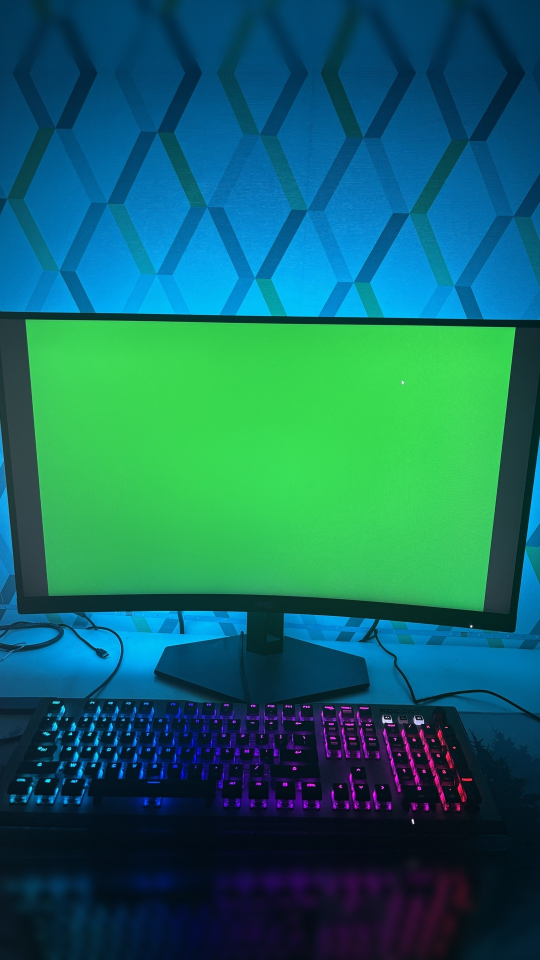
#> input picture video/pub-pmsb-gestion/assets/photo.jpg, 1080 x 1920 px (shown at 1/2 size)
$ python detect-screen.py ../assets/photo.jpg
#> lines starting #> are read from the running program, lines starting #| are printed output that depends on the picture; after the words box and inside, x2 and y2 are one past the last pixel; in counts of white or black regions, pixels touching at a corner belong together
"""Retrouve l'écran vert de la photo et écrit ses 4 coins dans assets/screen.json.

    python3 -I scripts/detect-screen.py [assets/photo.jpg] [assets/screen.json] [--debug apercu.jpg] [--grow 2]

Méthode (numpy + Pillow seulement) :
1. masque des pixels nettement verts (vert dominant, fond vert pur 0,177,64 sur l'écran) ;
2. plus grande zone verte d'un seul tenant (l'écran) ;
3. coins approchés par les extrêmes (x + y, x − y), puis une droite ajustée sur chaque bord
   (moindres carrés robustes, coins arrondis et encoche de l'écran écartés) ;
4. écran incurvé : sur chaque bord, l'écart à la droite est ajusté par d = e + 4·b·t(1 − t)
   (e décale la droite, b est la flèche au milieu, en px, positive vers l'extérieur) ;
5. les 4 coins sont les intersections des droites, agrandis de --grow px pour couvrir le liseré vert.
La photo est remise à l'endroit si son EXIF indique une rotation (le navigateur ferait pareil).
"""
import json
import os
import sys
from collections import deque

import numpy as np
from PIL import Image, ImageDraw, ImageFilter, ImageOps

HERE = os.path.dirname(os.path.abspath(__file__))
args = [a for a in sys.argv[1:]]
opt = {}
for k in ('--debug', '--grow'):
    if k in args:
        i = args.index(k); opt[k] = args[i + 1]; del args[i:i + 2]
SRC = args[0] if len(args) > 0 else os.path.join(HERE, '..', 'assets', 'photo.jpg')
OUT = args[1] if len(args) > 1 else os.path.join(HERE, '..', 'assets', 'screen.json')
GROW = float(opt.get('--grow', 2))

im = Image.open(SRC)
#> im is the input picture: PIL image 1080x1920 RGB; mean R, G, B 20.8, 102.7, 100.5
up = ImageOps.exif_transpose(im)
if up.size != im.size or (im.getexif().get(274, 1) not in (1, None)):
    up.convert('RGB').save(SRC, quality=95)
    print('photo remise à l\'endroit (EXIF)')
im = up.convert('RGB')
W, H = im.size
#> W = 1080; H = 1920
a = np.asarray(im).astype(np.int32)
r, g, b = a[..., 0], a[..., 1], a[..., 2]
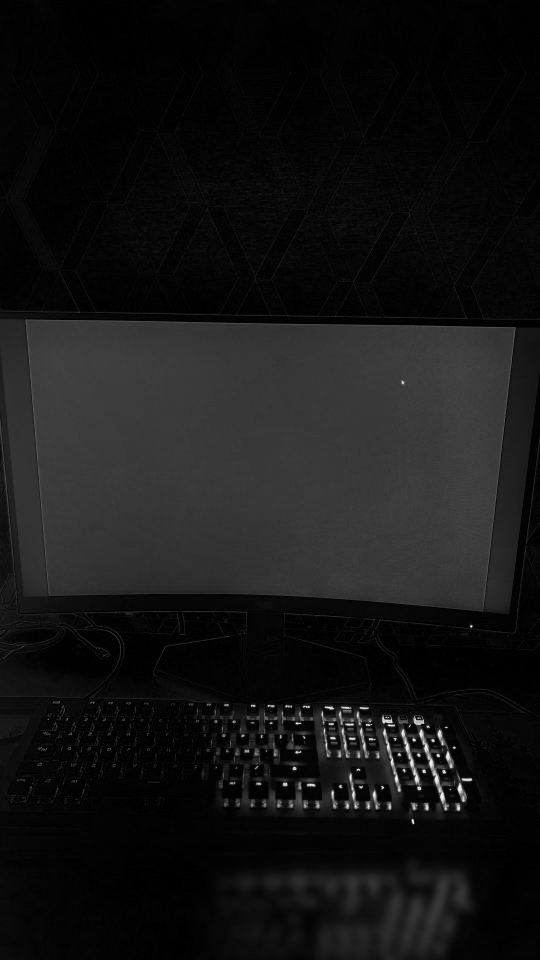
#> r: shape (1920, 1080) int32 (shown at 1/2 size); min 0, max 255, mean 20.8
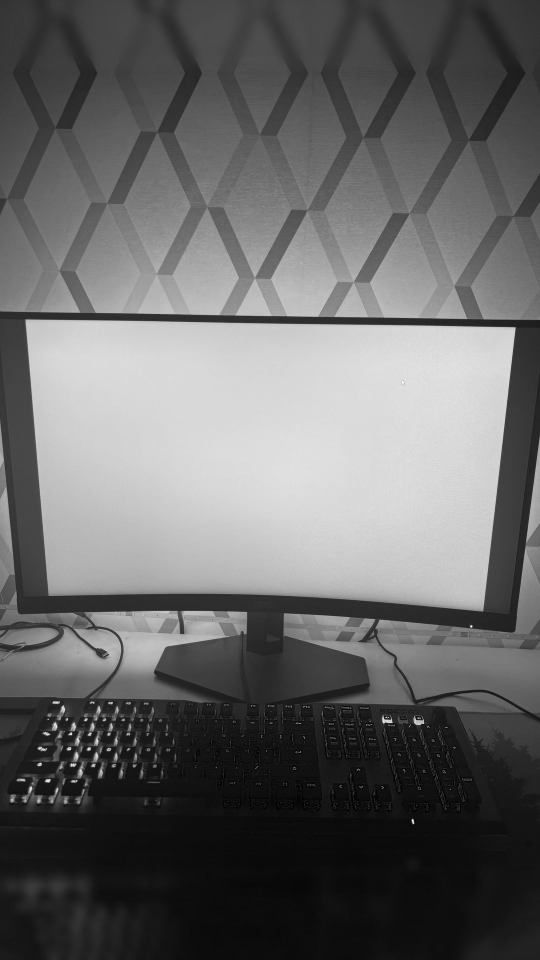
#> g: shape (1920, 1080) int32 (shown at 1/2 size); min 0, max 255, mean 102.7
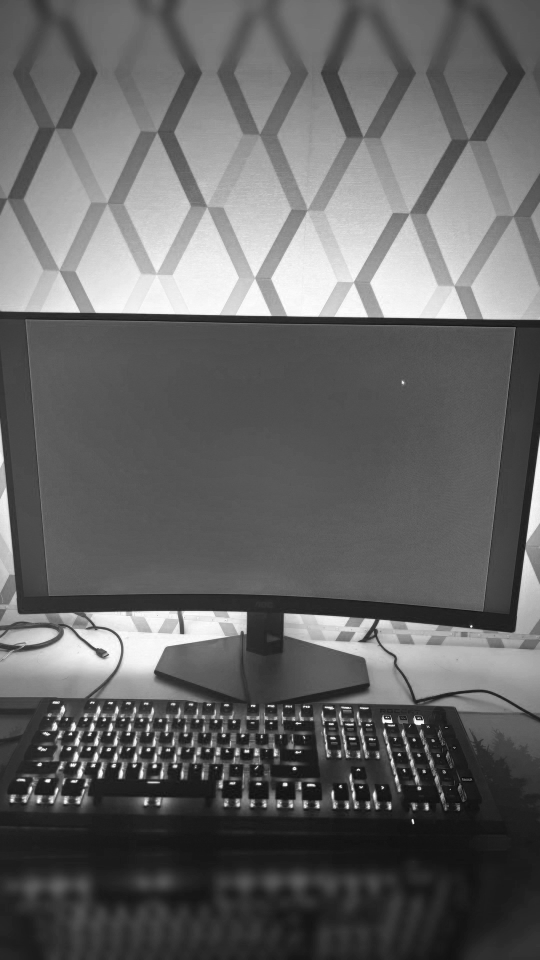
#> b: shape (1920, 1080) int32 (shown at 1/2 size); min 0, max 255, mean 100.5
mask = (g > 70) & (g - np.maximum(r, b) > np.maximum(35, 0.28 * g))
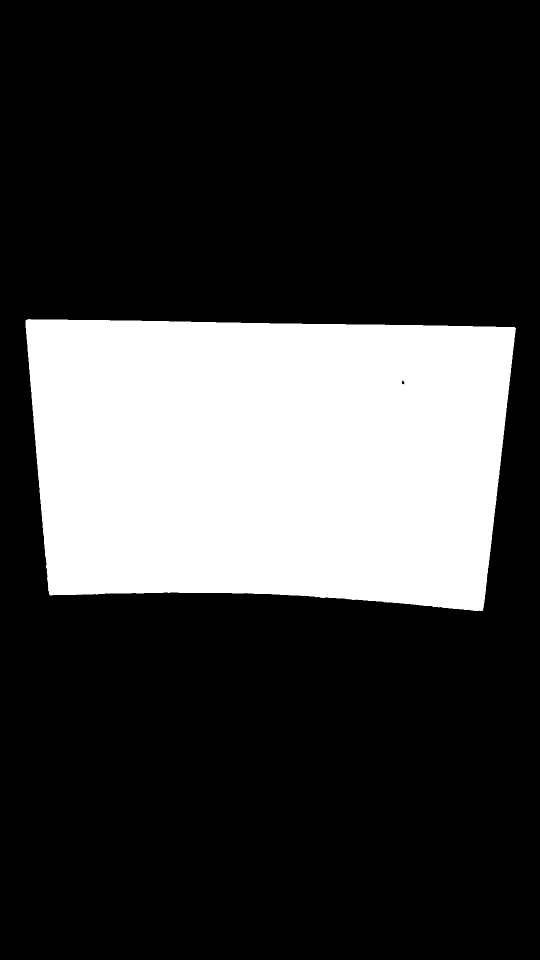
#> mask: shape (1920, 1080) bool (shown at 1/2 size); 24.6% white; 1 white region, box (x1, y1, x2, y2) and area: (51, 638, 1032, 1222) 509450
# nettoyage : ouverture puis fermeture
m = Image.fromarray((mask * 255).astype(np.uint8))
m = m.filter(ImageFilter.MinFilter(5)).filter(ImageFilter.MaxFilter(5)).filter(ImageFilter.MaxFilter(5)).filter(ImageFilter.MinFilter(5))
#> m: PIL image 1080x1920 L; 24.6% white; 1 white region, box (x1, y1, x2, y2) and area: (51, 639, 1031, 1222) 509410
mask = np.asarray(m) > 127
if mask.sum() < 0.02 * W * H:
    sys.exit('Écran vert introuvable : la photo doit montrer l\'écran rempli de vert (0, 177, 64).')

# plus grande zone d'un seul tenant (sur une version réduite, puis ramenée à pleine résolution)
k = max(1, round(max(W, H) / 480))
#> k = 4
small = mask[::k, ::k]
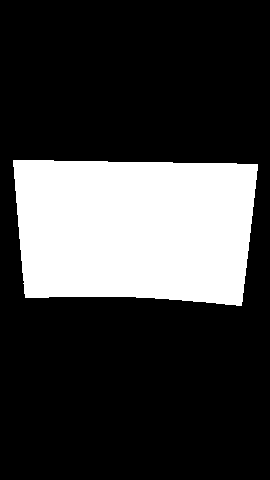
#> small: shape (480, 270) bool; 24.6% white; 1 white region, box (x1, y1, x2, y2) and area: (13, 160, 258, 306) 31847
lab = np.zeros(small.shape, np.int32)
best, best_n, cur = 0, 0, 0
for sy, sx in zip(*np.nonzero(small)):
    if lab[sy, sx]:
        continue
    cur += 1; n = 0
    q = deque([(sy, sx)]); lab[sy, sx] = cur
    while q:
        yy, xx = q.popleft(); n += 1
        for dy, dx in ((1, 0), (-1, 0), (0, 1), (0, -1)):
            ny, nx = yy + dy, xx + dx
            if 0 <= ny < small.shape[0] and 0 <= nx < small.shape[1] and small[ny, nx] and not lab[ny, nx]:
                lab[ny, nx] = cur; q.append((ny, nx))
    if n > best_n:
        best, best_n = cur, n
#> this loop made 31847 passes
#> (sy, sx, cur, best, best_n) on pass 1: (160, 13, 1, 1, 31847)
#> (sy, sx) on passes 2 to 7: (160, 14), (160, 15), (160, 16), (160, 17), (160, 18), (160, 19)
#> after the loop, best = 1; best_n = 31847; cur = 1
comp = np.kron(lab == best, np.ones((k, k), bool))[:H, :W]
#> comp: shape (1920, 1080) bool; 24.6% white; 1 white region, box (x1, y1, x2, y2) and area: (52, 640, 1032, 1224) 509552
comp = np.pad(comp, ((0, max(0, H - comp.shape[0])), (0, max(0, W - comp.shape[1]))))[:H, :W]
comp = Image.fromarray((comp * 255).astype(np.uint8)).filter(ImageFilter.MaxFilter(2 * k + 1))
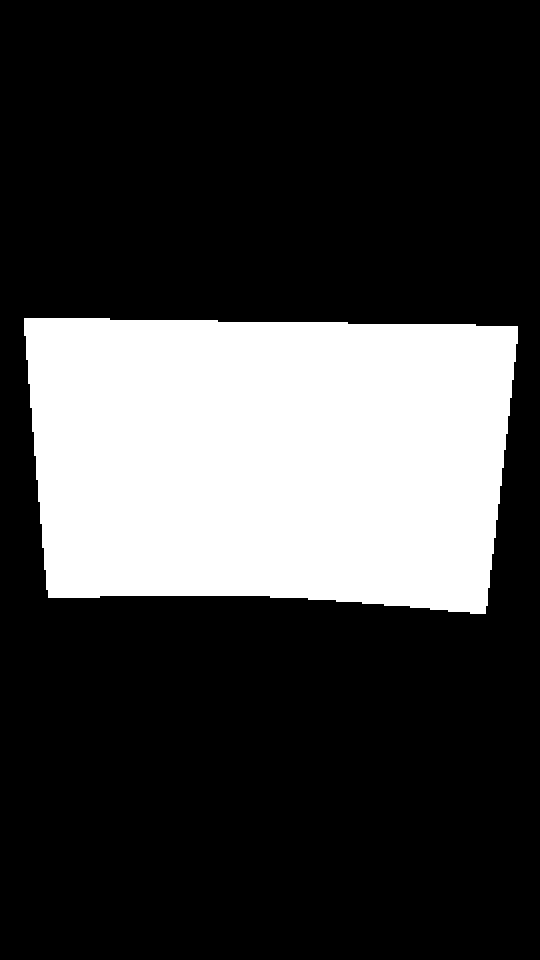
#> comp: PIL image 1080x1920 L (shown at 1/2 size); 25.2% white; 1 white region, box (x1, y1, x2, y2) and area: (48, 636, 1036, 1228) 522192
mask = mask & (np.asarray(comp) > 127)

# bord de la zone
inner = np.asarray(Image.fromarray((mask * 255).astype(np.uint8)).filter(ImageFilter.MinFilter(3))) > 127
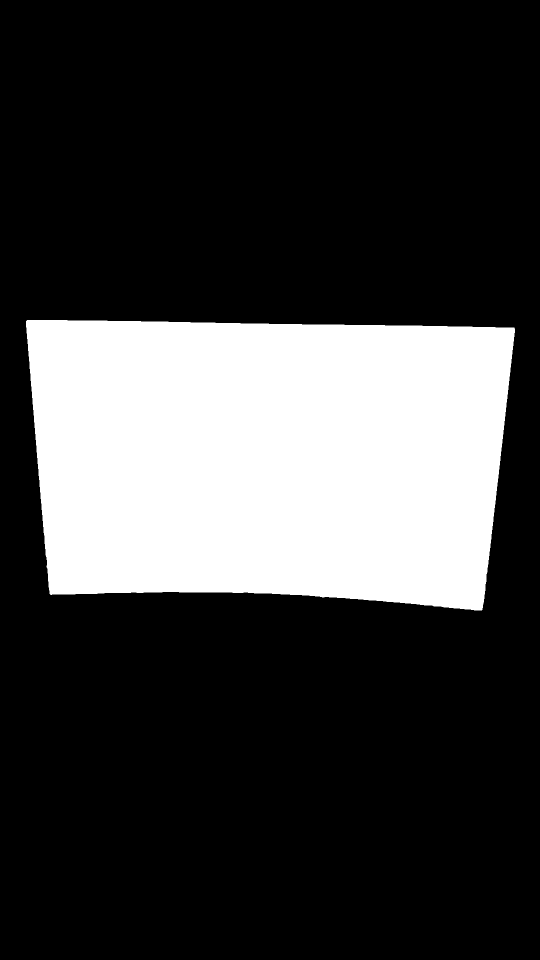
#> inner: shape (1920, 1080) bool (shown at 1/2 size); 24.4% white; 1 white region, box (x1, y1, x2, y2) and area: (52, 640, 1030, 1221) 506268
ys, xs = np.nonzero(mask & ~inner)
#> ys = 3142 values from 639 to 1221; xs = 3142 values, max 1030 at index 1014, min 51 at index 166, mean 542.7
P = np.stack([xs, ys], 1).astype(np.float64)
#> P = 3142 pairs, first value 51 to 1030, second value 639 to 1221
s, d = P[:, 0] + P[:, 1], P[:, 0] - P[:, 1]
#> s = 3142 values, max 2185 at index 3123, min 692 at index 0, mean 1459; d = 3142 values, max 375 at index 1008, min -1090 at index 2544, mean -373.5
c0 = {'tl': P[s.argmin()], 'br': P[s.argmax()], 'tr': P[d.argmax()], 'bl': P[d.argmin()]}
#> c0 = {'tl': [53, 639], 'br': [965, 1220], 'tr': [1029, 654], 'bl': [98, 1188]}
edges = [('tl', 'tr'), ('tr', 'br'), ('br', 'bl'), ('bl', 'tl')]


def seg_dist(p, a, b):
    ab = b - a
    t = np.clip(((p - a) @ ab) / (ab @ ab), 0, 1)
    return np.linalg.norm(p - (a + t[:, None] * ab), axis=1), t


D, T = [], []
for e in edges:
    dd, tt = seg_dist(P, c0[e[0]], c0[e[1]]); D.append(dd); T.append(tt)
#> this loop made 4 passes
#> ab in seg_dist on passes 1 to 4: [976, 15], [-64, 566], [-867, -32], [-45, -549]
#> after the loop, D = 4 items; T = 4 items
D, T = np.stack(D, 1), np.stack(T, 1)
who = D.argmin(1)
#> who = 3142 values, max 3 at index 83, min 0 at index 0, mean 1.36
lines, bows = [], []
ctr0 = np.mean(list(c0.values()), 0)
#> ctr0 = [536.2, 925.2]
for i, e in enumerate(edges):
    sel = (who == i) & (T[np.arange(len(P)), i] > 0.07) & (T[np.arange(len(P)), i] < 0.93)
    pts = P[sel]
    tpar = T[sel, i]
    for _ in range(4):  # moindres carrés totaux, en écartant les points loin de la droite (encoche, reflets)
        c = pts.mean(0)
        u, sv, vt = np.linalg.svd(pts - c)
        n = vt[1]
        res = np.abs((pts - c) @ n)
        keep = res < max(2.0, 2.5 * np.median(res))
        if keep.all():
            break
        pts = pts[keep]; tpar = tpar[keep]
    if (ctr0 - c) @ n > 0:
        n = -n  # normale vers l'extérieur de l'écran
    # écart (vers l'extérieur) de tous les points du bord à la droite : décalage e + flèche b
    allp = P[sel]; allt = T[sel, i]
    dd = (allp - c) @ n
    ok = np.abs(dd - np.median(dd)) < 25  # écarte l'encoche et les reflets
    A = np.stack([np.ones(ok.sum()), 4 * allt[ok] * (1 - allt[ok])], 1)
    (e0, b0), *_ = np.linalg.lstsq(A, dd[ok], rcond=None)
    if abs(b0) < 1.5:
        e0, b0 = float(np.median(dd[ok])), 0.0
    lines.append((c + n * e0, vt[0], n)); bows.append(float(b0))
#> this loop made 4 passes
#> n on pass 1: [0.0161, -1]
#> after the loop, bows = [0, 0, -20.3, 0]; lines = [([541, 646], [1, 0.0161], [0.0161, -1]), ([998.6, 937.1], [-0.114, 0.993], [0.993, 0.114]), ([536.4, 1208.2], [0.999, 0.0379], [-0.0379, 0.999]), ([73.65, 914.7], [0.0859, 0.996], [-0.996, 0.0859])]


def inter(l1, l2):
#> called with l2 = ([541, 646], [1, 0.0161], [0.0161, -1])
    (p1, d1, _), (p2, d2, _) = l1, l2
#> p1 = [73.65, 914.7]; d1 = [0.0859, 0.996]; p2 = [541, 646]; d2 = [1, 0.0161]
    A = np.array([d1, -d2]).T
#> A = [[0.0859, -1], [0.996, -0.0161]]
    t = np.linalg.solve(A, p2 - p1)
#> t = [-277.6, -491.2]
    return p1 + t[0] * d1


corners = {'tl': inter(lines[3], lines[0]), 'tr': inter(lines[0], lines[1]), 'br': inter(lines[1], lines[2]), 'bl': inter(lines[2], lines[3])}
#> corners = {'tl': [49.81, 638.1], 'tr': [1031, 653.9], 'br': [965.6, 1224.5], 'bl': [97.51, 1191.5]}
ctr = np.mean(list(corners.values()), 0)
#> ctr = [536, 927]
for key in corners:  # léger agrandissement : le liseré vert anticrénelé disparaît sous la pub
    v = corners[key] - ctr
    corners[key] = corners[key] + v / np.linalg.norm(v) * GROW
#> this loop made 4 passes
#> (key, v) on passes 1 to 4: ('tl', [-486.2, -288.9]), ('tr', [495, -273.1]), ('br', [429.6, 297.5]), ('bl', [-438.5, 264.5])
#> after the loop, corners = {'tl': [48.09, 637.1], 'tr': [1032.8, 652.9], 'br': [967.2, 1225.6], 'bl': [95.79, 1192.6]}
out = {
    'photo': os.path.basename(SRC), 'size': [W, H],
    'corners': {key: [round(float(v[0]), 1), round(float(v[1]), 1)] for key, v in corners.items()},
    # flèche de chaque bord (écran incurvé), en px de la photo, positive vers l'extérieur
    'bow': {name: round(b + (GROW if b else 0) * 0, 1) for name, b in zip(('top', 'right', 'bottom', 'left'), bows)},
    'green_px': int(mask.sum()),
}
json.dump(out, open(OUT, 'w'), indent=1)
print(json.dumps(out))
#> (printed output is left out)
if '--debug' in opt:
    dbg = im.copy(); dr = ImageDraw.Draw(dbg)
    q = [tuple(corners[k]) for k in ('tl', 'tr', 'br', 'bl')]
    # bords courbes : chaque bord suit sa flèche
    for (a_, b_), (_, _, nn), bw in zip([(0, 1), (1, 2), (2, 3), (3, 0)], lines, bows):
        pa, pb = np.array(q[a_]), np.array(q[b_])
        pts_ = [tuple(pa + (pb - pa) * u + nn * 4 * bw * u * (1 - u)) for u in np.linspace(0, 1, 30)]
        dr.line(pts_, fill=(255, 0, 255), width=3)
    for p in q:
        dr.ellipse((p[0] - 8, p[1] - 8, p[0] + 8, p[1] + 8), outline=(255, 255, 0), width=3)
    dbg.save(opt['--debug'], quality=90)
